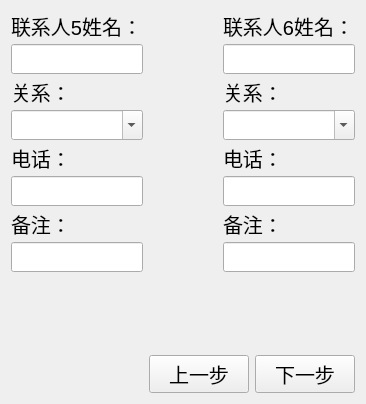
      <widget class="QWidget" name="page_8">
       <layout class="QVBoxLayout" name="verticalLayout_11">
        <item>
         <layout class="QGridLayout" name="gridLayout_6">
          <property name="horizontalSpacing">
           <number>80</number>
          </property>
          <property name="verticalSpacing">
           <number>3</number>
          </property>
          <item row="4" column="1">
           <widget class="QLabel" name="label_40">
            <property name="font">
             <font>
              <pointsize>15</pointsize>
             </font>
            </property>
            <property name="text">
             <string>电话：</string>
            </property>
           </widget>
          </item>
          <item row="0" column="1">
           <widget class="QLabel" name="label_36">
            <property name="font">
             <font>
              <pointsize>15</pointsize>
             </font>
            </property>
            <property name="text">
             <string>联系人6姓名：</string>
            </property>
           </widget>
          </item>
          <item row="3" column="0">
           <widget class="QComboBox" name="linkpeople5_relationship_comboBox">
            <property name="minimumSize">
             <size>
              <width>0</width>
              <height>30</height>
             </size>
            </property>
            <property name="font">
             <font>
              <pointsize>11</pointsize>
             </font>
            </property>
            <property name="editable">
             <bool>true</bool>
            </property>
            <item>
             <property name="text">
              <string/>
             </property>
            </item>
            <item>
             <property name="text">
              <string>儿子</string>
             </property>
            </item>
            <item>
             <property name="text">
              <string>儿媳</string>
             </property>
            </item>
            <item>
             <property name="text">
              <string>女儿</string>
             </property>
            </item>
            <item>
             <property name="text">
              <string>女婿</string>
             </property>
            </item>
            <item>
             <property name="text">
              <string>孙子</string>
             </property>
            </item>
            <item>
             <property name="text">
              <string>外孙</string>
             </property>
            </item>
            <item>
             <property name="text">
              <string>其他</string>
             </property>
            </item>
           </widget>
          </item>
          <item row="2" column="0">
           <widget class="QLabel" name="label_37">
            <property name="font">
             <font>
              <pointsize>15</pointsize>
             </font>
            </property>
            <property name="text">
             <string>关系：</string>
            </property>
           </widget>
          </item>
          <item row="4" column="0">
           <widget class="QLabel" name="label_39">
            <property name="font">
             <font>
              <pointsize>15</pointsize>
             </font>
            </property>
            <property name="text">
             <string>电话：</string>
            </property>
           </widget>
          </item>
          <item row="6" column="1">
           <widget class="QLabel" name="label_42">
            <property name="font">
             <font>
              <pointsize>15</pointsize>
             </font>
            </property>
            <property name="text">
             <string>备注：</string>
            </property>
           </widget>
          </item>
          <item row="6" column="0">
           <widget class="QLabel" name="label_41">
            <property name="font">
             <font>
              <pointsize>15</pointsize>
             </font>
            </property>
            <property name="text">
             <string>备注：</string>
            </property>
           </widget>
          </item>
          <item row="1" column="1">
           <widget class="QLineEdit" name="linkpeople6_name_lineEdit">
            <property name="minimumSize">
             <size>
              <width>0</width>
              <height>30</height>
             </size>
            </property>
           </widget>
          </item>
          <item row="5" column="1">
           <widget class="QLineEdit" name="linkpeople6_phone_lineEdit">
            <property name="minimumSize">
             <size>
              <width>0</width>
              <height>30</height>
             </size>
            </property>
           </widget>
          </item>
          <item row="1" column="0">
           <widget class="QLineEdit" name="linkpeople5_name_lineEdit">
            <property name="minimumSize">
             <size>
              <width>0</width>
              <height>30</height>
             </size>
            </property>
            <property name="text">
             <string/>
            </property>
            <property name="placeholderText">
             <string/>
            </property>
           </widget>
          </item>
          <item row="5" column="0">
           <widget class="QLineEdit" name="linkpeople5_phone_lineEdit">
            <property name="minimumSize">
             <size>
              <width>0</width>
              <height>30</height>
             </size>
            </property>
            <property name="placeholderText">
             <string/>
            </property>
           </widget>
          </item>
          <item row="0" column="0">
           <widget class="QLabel" name="label_35">
            <property name="font">
             <font>
              <pointsize>15</pointsize>
             </font>
            </property>
            <property name="text">
             <string>联系人5姓名：</string>
            </property>
           </widget>
          </item>
          <item row="2" column="1">
           <widget class="QLabel" name="label_38">
            <property name="font">
             <font>
              <pointsize>15</pointsize>
             </font>
            </property>
            <property name="text">
             <string>关系：</string>
            </property>
           </widget>
          </item>
          <item row="3" column="1">
           <widget class="QComboBox" name="linkpeople6_relationship_comboBox">
            <property name="minimumSize">
             <size>
              <width>0</width>
              <height>30</height>
             </size>
            </property>
            <property name="font">
             <font>
              <pointsize>11</pointsize>
             </font>
            </property>
            <property name="editable">
             <bool>true</bool>
            </property>
            <item>
             <property name="text">
              <string/>
             </property>
            </item>
            <item>
             <property name="text">
              <string>儿子</string>
             </property>
            </item>
            <item>
             <property name="text">
              <string>儿媳</string>
             </property>
            </item>
            <item>
             <property name="text">
              <string>女儿</string>
             </property>
            </item>
            <item>
             <property name="text">
              <string>女婿</string>
             </property>
            </item>
            <item>
             <property name="text">
              <string>孙子</string>
             </property>
            </item>
            <item>
             <property name="text">
              <string>外孙</string>
             </property>
            </item>
            <item>
             <property name="text">
              <string>其他</string>
             </property>
            </item>
           </widget>
          </item>
          <item row="7" column="0">
           <widget class="QLineEdit" name="linkpeople5_note_lineEdit">
            <property name="minimumSize">
             <size>
              <width>0</width>
              <height>30</height>
             </size>
            </property>
            <property name="placeholderText">
             <string/>
            </property>
           </widget>
          </item>
          <item row="7" column="1">
           <widget class="QLineEdit" name="linkpeople6_note_lineEdit">
            <property name="minimumSize">
             <size>
              <width>0</width>
              <height>30</height>
             </size>
            </property>
           </widget>
          </item>
         </layout>
        </item>
        <item>
         <spacer name="verticalSpacer_8">
          <property name="orientation">
           <enum>Qt::Vertical</enum>
          </property>
          <property name="sizeHint" stdset="0">
           <size>
            <width>20</width>
            <height>77</height>
           </size>
          </property>
         </spacer>
        </item>
        <item>
         <layout class="QHBoxLayout" name="horizontalLayout_13">
          <item>
           <spacer name="horizontalSpacer_15">
            <property name="orientation">
             <enum>Qt::Horizontal</enum>
            </property>
            <property name="sizeHint" stdset="0">
             <size>
              <width>40</width>
              <height>20</height>
             </size>
            </property>
           </spacer>
          </item>
          <item>
           <widget class="QPushButton" name="lastsetup_pushButton_7">
            <property name="minimumSize">
             <size>
              <width>100</width>
              <height>0</height>
             </size>
            </property>
            <property name="font">
             <font>
              <pointsize>15</pointsize>
             </font>
            </property>
            <property name="cursor">
             <cursorShape>PointingHandCursor</cursorShape>
            </property>
            <property name="text">
             <string>上一步</string>
            </property>
           </widget>
          </item>
          <item>
           <widget class="QPushButton" name="nextsetup_pushButton_7">
            <property name="minimumSize">
             <size>
              <width>100</width>
              <height>0</height>
             </size>
            </property>
            <property name="font">
             <font>
              <pointsize>15</pointsize>
             </font>
            </property>
            <property name="cursor">
             <cursorShape>PointingHandCursor</cursorShape>
            </property>
            <property name="text">
             <string>下一步</string>
            </property>
           </widget>
          </item>
         </layout>
        </item>
       </layout>
      </widget>
